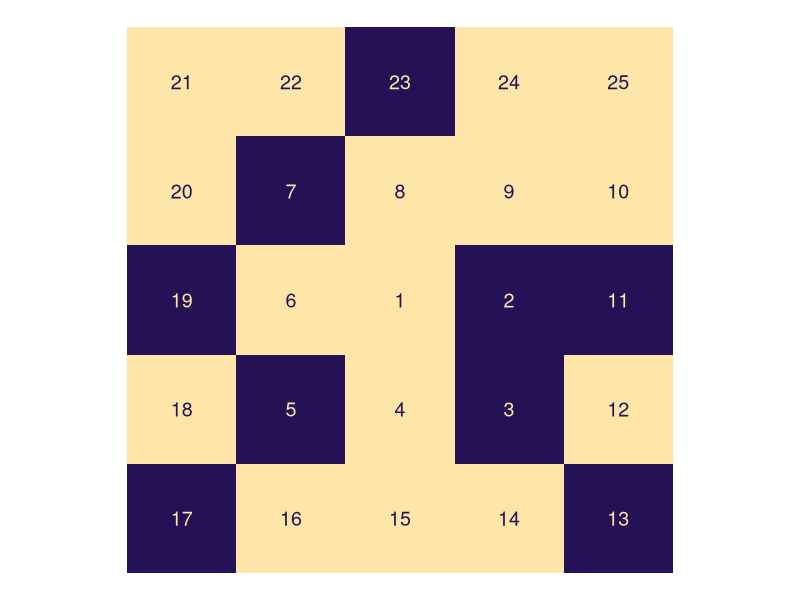
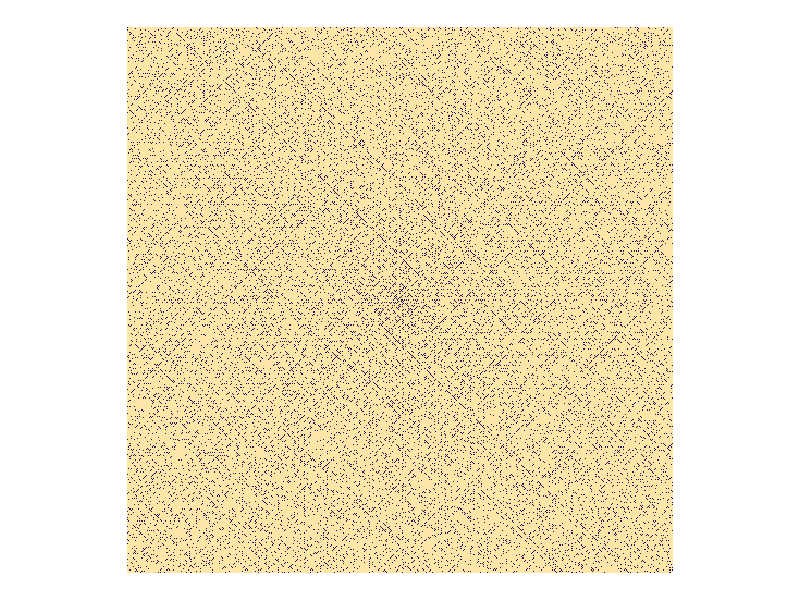
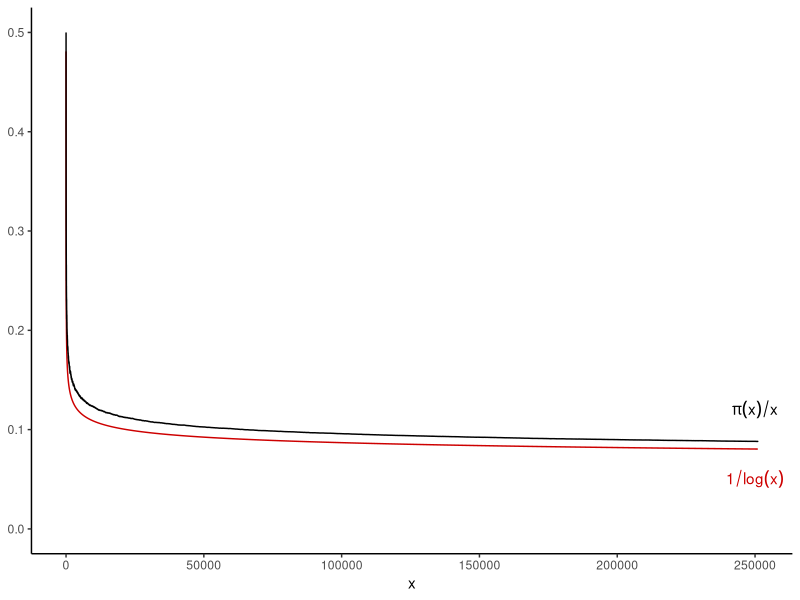
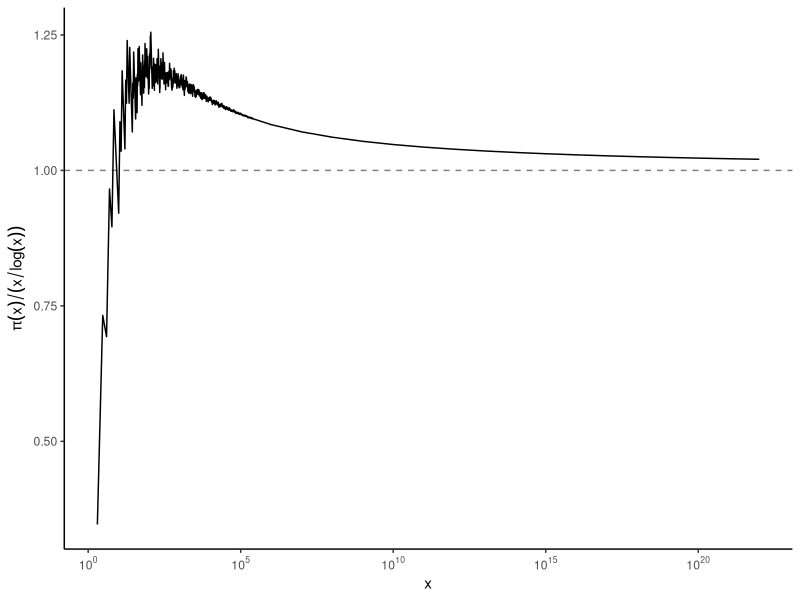

Here is the R script that generated these plots, in order: (Note: this script raises an error after producing the figures.)
## ---- chunk 1
knitr::opts_chunk$set(echo = FALSE, fig.height = 8 / 2, fig.width = 16 / 2,
                      cache = TRUE, fig.path = "figure/", 
                      cache.path = "_cache/")
options(width = 70)  # if 4:3 set to 55, otherwise 70
library(tidyverse)
library(ggpubr)
library(cowplot)
library(ggrepel)
library(ggforce)
theme_set(theme_classic())
## ---- chunk 2
Ulam.Spiral<-function(N){
  if (N %% 2 == 0){
     cat(sprintf("Error: function only accepts odd integers because it a poorly written and fragile piece of code.\n"))
  }else{
m <- matrix(NA, nrow=(N), ncol=N)
    top.left<-c(1,1)
    bottom.right<-c(N,N)
    top.right<-c(1,N)
    bottom.left<-c(N,1)
    n<-N
    a<-N
    m[median(1:N),median(1:N)]<-1

while(a>=3){
# This is an adaptation of a Euler Problem 28 solution. It calculates the diaginals. 
    m[bottom.right[1],bottom.right[2]]<- a^2 #bottom right
    m[top.left[1],top.left[2]]<- a^2 - 2*a + 2 # top left
    m[top.right[1],top.right[2]]<- a^2 - 3*a + 3 # top right
    m[bottom.left[1],bottom.left[2]]<- a^2 - a + 1 #bottom left

#Both Horizontal Rows
    m[top.left[1],(top.left[2]+1):(top.right[2]-1)]<-seq( m[top.left[1],top.left[2]]-1,m[top.left[1],top.right[2]]+1) #Fill in top row
    m[bottom.left[1],(bottom.left[2]+1):(bottom.right[2]-1)]<-seq(m[bottom.left[1],bottom.left[2]]+1,  m[bottom.left[1],bottom.right[2]]-1) #Fill in bottom row
#Left Vertical Rows
    m[(top.left[1]+1):(bottom.left[1]-1), top.left[1]] <- seq(m[top.left[1],top.left[1]]+1,  m[bottom.left[1],top.left[1]]-1)#Left Hand Row
#Right Verical Row
   m[(top.right[1]+1):(bottom.right[2]-1),top.right[2]] <-seq(m[top.right[1],top.right[2]]-1 , m[top.right[1],top.right[2]] - (a-2) )
#drop down on square  and repeat
    a<-a-2
    top.left<-c(top.left[1]+1,top.left[2]+1)
    bottom.right<-c(bottom.right[1]-1,bottom.right[2]-1)
    top.right<-c(top.right[1]+1,top.right[2]-1)
    bottom.left<-c(bottom.left[1]-1,bottom.left[2]+1)
}
return(m)   
}
}
    
  
Prime.Marker<-function(N, ulamSpiral){
m <- matrix(NA, nrow=(N^2), ncol=4)
for (i in seq(N)) {
  for(j in seq(N)){
#    print(ulamSpiral[i,j])
    m[ulamSpiral[i,j],] <- c(ulamSpiral[i,j],j,i,IsPrime(ulamSpiral[i,j]))
  }
}
m <-as.data.frame(m)
colnames(m)<-c("n","x","y","p")
return(m)
}



#Prime Number Checker stolen from http://librestats.wordpress.com/2011/08/20/prime-testing-function-in-r/
#Thanks to librestats

IsPrime <- function(n){ # n=Integer you want to know if is/not prime
  if ((n-floor(n)) > 0){
    cat(sprintf("Error: function only accepts natural number inputs\n"))
  } else if (n < 1){
      cat(sprintf("Error: function only accepts natural number inputs\n"))
    } else
  # Prime list exists
  if (try(is.vector(primes), silent=TRUE) == TRUE){

    # Prime list is already big enough
    if (n %in% primes){
      TRUE
    } else
    if (n < tail(primes,1)){
      FALSE
    } else
    if (n <= (tail(primes,1))^2){
      flag <- 0
      for (prime in primes){
        if (n%%prime == 0){
          flag <- 1
          break
        }
      }

      if (flag == 0){
        TRUE
      }
      else {
        FALSE
      }
    }

    # Prime list is too small; get more primes
    else {
      last.known <- tail(primes,1)
      while ((last.known)^2 < n){
        assign("primes", c(primes,GetNextPrime(primes)), envir=.GlobalEnv)
        last.known <- tail(primes,1)
      }
      IsPrime(n)
    }
  } else {
    # Prime list does not exist
    assign("primes", PrimesBelow(n,below.sqrt=TRUE), envir=.GlobalEnv)
    IsPrime(n)
  }
}

# Get next prime
GetNextPrime <- function(primes){ # primes=Known prime list
  i <- tail(primes,1)
  while (TRUE){
    flag <- 0
    i <- i+2
    if (i%%6 == 3){
      flag <- 1
    }
    if (flag == 0){
      s <- sqrt(i)+1
      possible.primes <- primes[primes<s]
      for (prime in possible.primes){
        if ((i%%prime == 0)){
          flag <- 1
          break
        }
      }
      if (flag == 0){
        break
      }
    }
  }
  i
}

# Primes below specified integer n; optionally only those below sqrt(n)
PrimesBelow <- function(n, below.sqrt=FALSE){
  if (below.sqrt == TRUE){
    m <- ceiling(sqrt(n))
  } else {
    m <- n
  }

  primes <- c(2,3)
  i <- 3
  while (i < m-1){
    flag <- 0
    i <- i+2
    if (i%%6 == 3){
      flag <- 1
    }
    if (flag == 0){
      s <- sqrt(i)+1
      possible.primes <- primes[primes<s]
      for (prime in possible.primes){
        if ((i%%prime == 0)){
          flag <- 1
          break
        }
      }
      if (flag == 0){
        primes <- c(primes, i)
      }
    }
  }
  primes
}


    
    

#Demos

spiral<- Ulam.Spiral(5)
p<-Prime.Marker(5, spiral)



## ---- chunk 3
N <- 5
dat <- Prime.Marker(N, Ulam.Spiral(N))
ggplot(dat, aes(x, y, fill = p, label = n)) +
  geom_tile(stat = "identity") +
  geom_text(aes(col = p), size = 5) +
  coord_equal() +
  scale_fill_viridis_c(option = "magma", begin = 0.15, end = 0.95, 
                       direction = -1) +
  scale_colour_viridis_c(option = "magma", begin = 0.15, end = 0.95) +
  theme_void() +
  theme(legend.position = "none")
## ---- chunk 4
N <- 501
dat <- Prime.Marker(N, Ulam.Spiral(N))
ggplot(dat, aes(x, y, fill = p, label = n)) +
  geom_tile(stat = "identity") +
  coord_equal() +
  scale_fill_viridis_c(option = "magma", begin = 0.15, end = 0.95, 
                       direction = -1) +
  theme_void() +
  theme(legend.position = "none")
## ---- chunk 5
as_tibble(dat) %>%
  mutate(pix = cumsum(p),
         pixoverx = pix / n,
         ratio = pixoverx * log(n)) %>%
  # filter(n %in% c(10, 10^2, 10^3, 10^4, 10^5)) 
  filter(pix > 0) %>%
  ggplot(aes(n, pixoverx)) +
  geom_line(aes(n, 1 / log(n)), col = "red3") +
  geom_line() +
  scale_y_continuous(limits = c(0, 0.5), name = NULL) +
  scale_x_continuous(name = "x") +
  annotate("text", x = 250000, y = 0.05, label = expression(1/log(x)),
           col = "red3") +
  annotate("text", x = 250000, y = 0.12, label = expression(pi(x)/x))
## ---- chunk 6
dat2 <- tibble(
  n = 10 ^ (1:22),
  pix = c(4, 25, 168, 1229, 9592, 78498, 664579, 5761455, 50847534, 455052511, 4118054813, 37607912018, 346065536839, 3204941750802, 29844570422669, 279238341033925, 2623557157654233, 24739954287740860, 234057667276344607, 2220819602560918840, 21127269486018731928, 201467286689315906290)
) %>%
  mutate(pixoverx = pix / n,
         ratio = pixoverx * log(n))

as_tibble(dat) %>%
  mutate(pix = cumsum(p),
         pixoverx = pix / n,
         ratio = pixoverx * log(n)) %>%
  full_join(dat2) %>%
  filter(pix > 0) %>%
  ggplot(aes(n, ratio)) +
  geom_hline(yintercept = 1, linetype = "dashed", col = "grey50") +
  geom_line() +
  scale_x_log10(
    name = "x",
    breaks = scales::trans_breaks("log10", function(x) 10^x),
    labels = scales::trans_format("log10", scales::math_format(10^.x))
  ) +
  labs(y = expression(pi(x)/(x/log(x))))
## ---- chunk 7
knitr::include_graphics("figure/beyond1.png")
knitr::include_graphics("figure/beyond2.png")
knitr::include_graphics("figure/beyond3.png")
